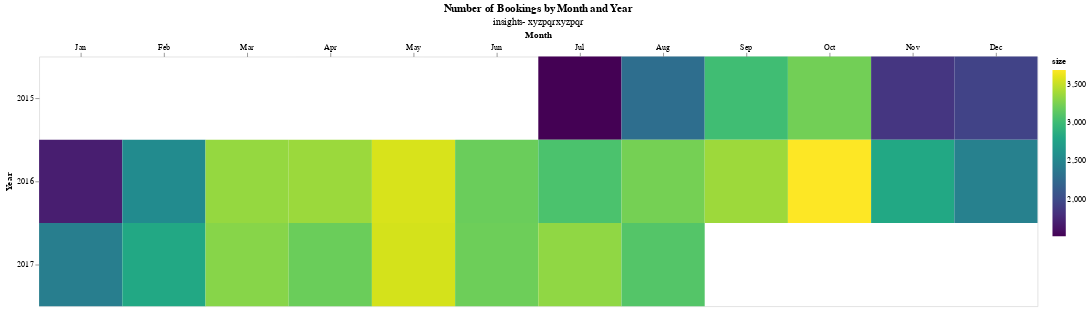

The notebook cell saved with this chart:
### Code cell
(alt.Chart(guests_by_month,
           title= alt.TitleParams(
               "Number of Bookings by Month and Year",
               subtitle= "insights- xyzpqrxyzpqr",
           ),
          )
 .mark_rect()
 .encode(
     alt.X("month(arrival_date):O",
           title= "Month",
           axis= alt.Axis(orient= "top"),
          ),
     alt.Y("year(arrival_date):O",
           title= "Year",
          ),
     color= alt.Color("size",
                      scale= alt.Scale(scheme= "viridis"),
                     ),
 )
 .properties(
     width= 1200,
     height= 300,
#      domain= False,
 )
 .configure_title(
#      subtitlePadding= 10
 )
 .configure_axis(
#      disable= True,
     domain= False,
 )
#  .configure_axisX(
#      domain= False
#  ) 
)

### Figure 1 — Vega-Lite specification as saved in the notebook (floating-point values rounded to 4 significant figures)
{"usermeta": {"embedOptions": {"theme": "fivethirtyeight"}}, "config": {"view": {"continuousWidth": 400, "continuousHeight": 300}, "axis": {"domain": false}, "title": {}}, "data": {"name": "data-7ae6968703eb05ad8cff8ecd49650a7e"}, "mark": "rect", "encoding": {"color": {"field": "size", "scale": {"scheme": "viridis"}, "type": "quantitative"}, "x": {"axis": {"orient": "top"}, "field": "arrival_date", "timeUnit": "month", "title": "Month", "type": "ordinal"}, "y": {"field": "arrival_date", "timeUnit": "year", "title": "Year", "type": "ordinal"}}, "height": 300, "title": {"text": "Number of Bookings by Month and Year", "subtitle": "insights- xyzpqrxyzpqr"}, "width": 1200, "$schema": "https://vega.github.io/schema/vega-lite/v4.17.0.json", "datasets": {"data-7ae6968703eb05ad8cff8ecd49650a7e": [{"arrival_date": "2015-07-31T00:00:00", "size": 1517}, {"arrival_date": "2015-08-31T00:00:00", "size": 2291}, {"arrival_date": "2015-09-30T00:00:00", "size": 3020}, {"arrival_date": "2015-10-31T00:00:00", "size": 3225}, {"arrival_date": "2015-11-30T00:00:00", "size": 1854}, {"arrival_date": "2015-12-31T00:00:00", "size": 1947}, {"arrival_date": "2016-01-31T00:00:00", "size": 1691}, {"arrival_date": "2016-02-29T00:00:00", "size": 2554}, {"arrival_date": "2016-03-31T00:00:00", "size": 3347}, {"arrival_date": "2016-04-30T00:00:00", "size": 3367}, {"arrival_date": "2016-05-31T00:00:00", "size": 3563}, {"arrival_date": "2016-06-30T00:00:00", "size": 3196}, {"arrival_date": "2016-07-31T00:00:00", "size": 3073}, {"arrival_date": "2016-08-31T00:00:00", "size": 3238}, {"arrival_date": "2016-09-30T00:00:00", "size": 3372}, {"arrival_date": "2016-10-31T00:00:00", "size": 3689}, {"arrival_date": "2016-11-30T00:00:00", "size": 2818}, {"arrival_date": "2016-12-31T00:00:00", "size": 2462}, {"arrival_date": "2017-01-31T00:00:00", "size": 2431}, {"arrival_date": "2017-02-28T00:00:00", "size": 2818}, {"arrival_date": "2017-03-31T00:00:00", "size": 3298}, {"arrival_date": "2017-04-30T00:00:00", "size": 3198}, {"arrival_date": "2017-05-31T00:00:00", "size": 3551}, {"arrival_date": "2017-06-30T00:00:00", "size": 3208}, {"arrival_date": "2017-07-31T00:00:00", "size": 3329}, {"arrival_date": "2017-08-31T00:00:00", "size": 3109}]}}
